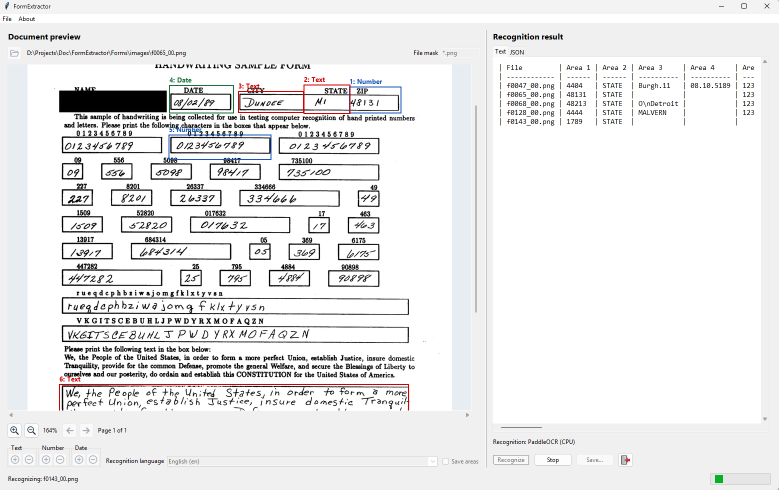
#> input picture src/formextractor/manual/Main_01.png, 1557 x 979 px (shown at 1/2 size)
$ python -i field_images.py   (imports and definitions only)
#> lines starting #> are read from the running program, lines starting #| are printed output that depends on the picture; after the words box and inside, x2 and y2 are one past the last pixel; in counts of white or black regions, pixels touching at a corner belong together
#> further down, picture is the input picture: PIL image 1557x979 RGB; mean R, G, B 235, 234.9, 235.2
"""Border cleanup for direct recognition of selected form fields."""

import cv2
import numpy as np
from PIL import Image


def remove_area_borders(image: Image.Image) -> Image.Image:
    """Erase long cell rules on a copy, retaining the crop size and crossing strokes."""
    pixels = np.asarray(image.convert("RGB")).copy()
    gray = cv2.cvtColor(pixels, cv2.COLOR_RGB2GRAY)
    height, width = gray.shape
#> height = 979; width = 1557
    if min(height, width) < 8:
        return Image.fromarray(pixels)
    _, ink = cv2.threshold(gray, 0, 255, cv2.THRESH_BINARY_INV | cv2.THRESH_OTSU)
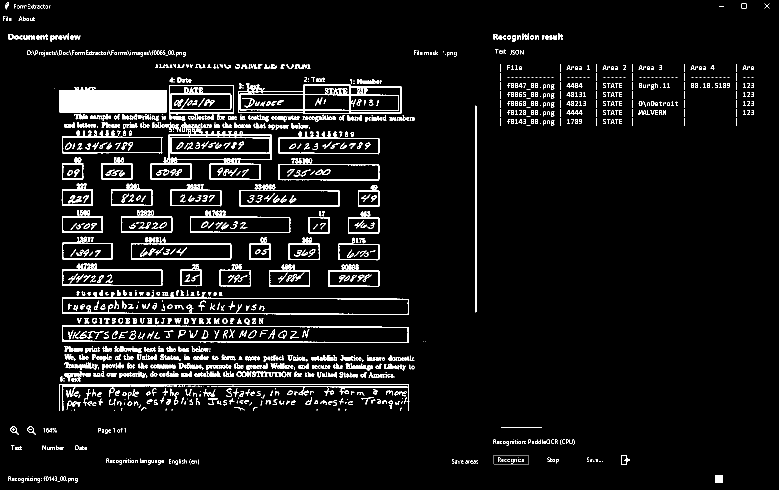
#> ink: shape (979, 1557) (shown at 1/2 size); 6.4% white; 1525 white regions (557 under 20 px), largest, box (x1, y1, x2, y2) and area: (118, 174, 334, 225) 9658, (476, 167, 803, 228) 3446, (124, 594, 818, 630) 3036
    if not np.any(ink) or np.all(ink):
        return Image.fromarray(pixels)
    lines = cv2.HoughLinesP(
        ink, 1, np.pi / 180,
        threshold=max(12, round(min(height, width) * 0.35)),
        minLineLength=max(12, round(min(height, width) * 0.5)),
        maxLineGap=3,
    )
#> lines = [[118, 769, 817, 769], [118, 768, 817, 768], [125, 627, 687, 627], [124, 596, 652, 596], [124, 683, 632, 683]]
    candidates = [] if lines is None else lines[:, 0].tolist()
#> candidates has the same summary as lines
    # Dense horizontal rules can consume the corner pixels before probabilistic
    # Hough finds a vertical edge. Directional opening recovers straight sides.
    for axis, length in ((0, width), (1, height)):
        size = max(24, round(length * .55))
        kernel = np.ones((1, size) if axis == 0 else (size, 1), np.uint8)
        opened = cv2.morphologyEx(ink, cv2.MORPH_OPEN, kernel)
        contours, _ = cv2.findContours(opened, cv2.RETR_EXTERNAL, cv2.CHAIN_APPROX_SIMPLE)
        for contour in contours:
            x, y, w, h = cv2.boundingRect(contour)
            if axis == 0 and w >= size and h <= max(7, w * .12):
                candidates.append((x, y + h // 2, x + w - 1, y + h // 2))
            elif axis == 1 and h >= size and w <= max(7, h * .12):
                candidates.append((x + w // 2, y, x + w // 2, y + h - 1))
    horizontal, vertical = [], []
    for x1, y1, x2, y2 in candidates:
        dx, dy = abs(x2 - x1), abs(y2 - y1)
        if dx >= max(24, width * 0.55) and dy <= dx * 0.12:
            horizontal.append((int(x1), int(y1), int(x2), int(y2)))
        elif dy >= max(24, height * 0.55) and dx <= dy * 0.12:
            vertical.append((int(x1), int(y1), int(x2), int(y2)))
#> this loop made 5 passes
#> (x1, y1, x2, y2, dx) on passes 1 to 5: (118, 769, 817, 769, 699), (118, 768, 817, 768, 699), (125, 627, 687, 627, 562), (124, 596, 652, 596, 528), (124, 683, 632, 683, 508)
#> after the loop, horizontal = []; vertical = []

    # [7 lines left out: function intersects, not called in this run]

    masks = [np.zeros_like(gray), np.zeros_like(gray)]
    thickness = max(3, min(7, round(min(height, width) * .06)))
#> thickness = 7
    for mask, candidates, perpendicular, axis, size in (
        (masks[0], horizontal, vertical, 1, height),
        (masks[1], vertical, horizontal, 0, width),
    ):
        for line in candidates:
            position = (line[axis] + line[axis + 2]) / 2
            # Interior rules must join a grid; avoid removing long ones, slashes,
            # or dashes in the middle of an otherwise unboxed value.
            if size * 0.2 < position < size * 0.8 and not any(
                intersects(line, other) for other in perpendicular
            ):
                continue
            cv2.line(mask, line[:2], line[2:], 255, thickness)
#> this loop made 2 passes
#> (candidates, perpendicular, axis, size) on passes 1 to 2: ([], [], 1, 979), ([], [], 0, 1557)
    mask = cv2.bitwise_or(*masks)
    if not np.any(mask):
        return Image.fromarray(pixels)

    # Interpolate across thin rules where a stroke enters from both sides.
    # This retains descenders and slashes crossing a border without cropping
    # away ink outside the box. The surrounding image is left untouched.
    repaired = cv2.inpaint(pixels, mask, 3, cv2.INPAINT_TELEA)
    return Image.fromarray(repaired)


# [91 lines left out: functions text_line_variants, field_image_variants, not called in this run]

>>> from PIL import Image
>>> picture = Image.open('manual/Main_01.png')
>>> result = remove_area_borders(picture)
